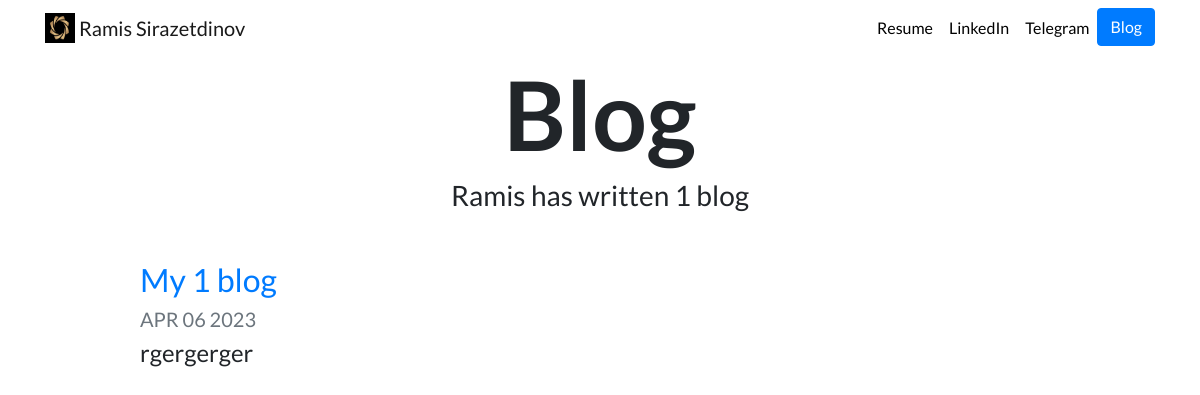
/blog/, run on an earlier commit of the app's database.
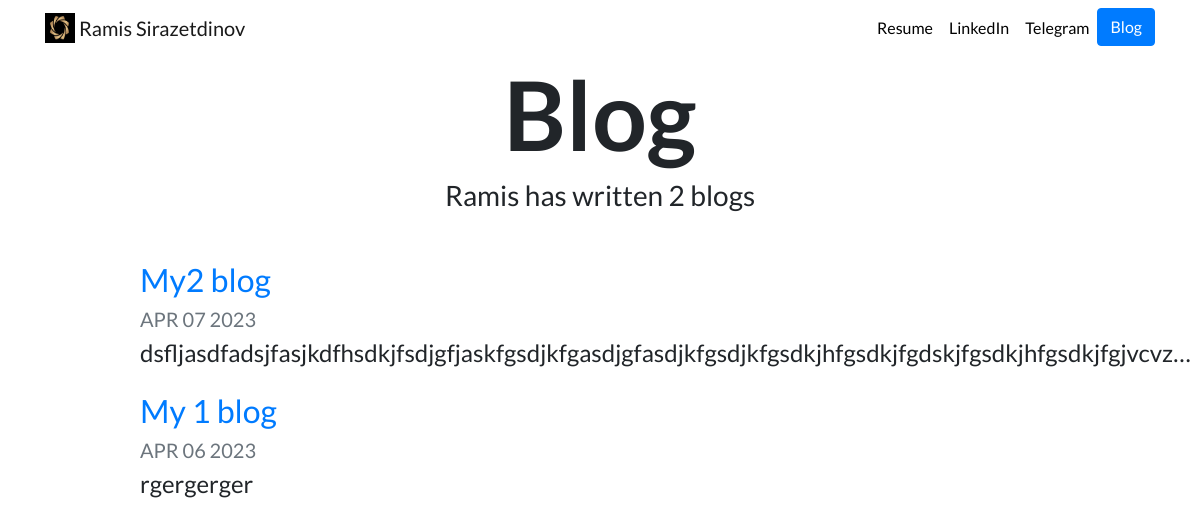
And on a later commit of the database.
### blog/models.py (models this page shows, shortened)
class Blog(models.Model):
    title = models.CharField(max_length=200)
    description = models.TextField()
    date = models.DateField()

### blog/views.py (the view)
# urls.py: path('', views.all_blogs, name='all_blogs'),
def all_blogs(request):
    blogs = Blog.objects.order_by('-date')
    return render(request, 'blog/all_blog.html', {'blogs': blogs})

### blog/templates/blog/all_blog.html
{% extends "portfolio/base.html" %}
{% load static %}
{% block content %}
<h1 id="blogtitle" class="font-weight-bold text-center">Blog</h1>
<h3 class="text-center mb-5">Ramis has written {{ blogs.count }} blog{{ blogs.count|pluralize }}</h3>
{% for blog in blogs %}
<div class="row justify-content-center my-3">
  <div class="col-md-10">
    <a href="{% url 'blog:detail' blog.id %}">
      <h2>{{ blog.title }}</h2>
    </a>
    <h5 class="text-muted">{{ blog.date|date:'M d Y'|upper }}</h5>
    <h4>{{ blog.description|striptags|truncatechars:100 }}</h4>
  </div>
</div>
{% endfor %}
{% endblock %}

What changed in the data, as far as the page shows it:
added Blog: title "My2 blog", date "APR 07 2023", description "dsfljasdfadsjfasjkdfhsdkjfsdjgfjaskfgsdjkfgasdjgfasdjkfgsdjkfgsdkjhfgsdkjfgdskjfgsdkjhfgsdkjfgjvcvz…"
Also different on the page:
{{ blogs.count }}: "1" → "2"
